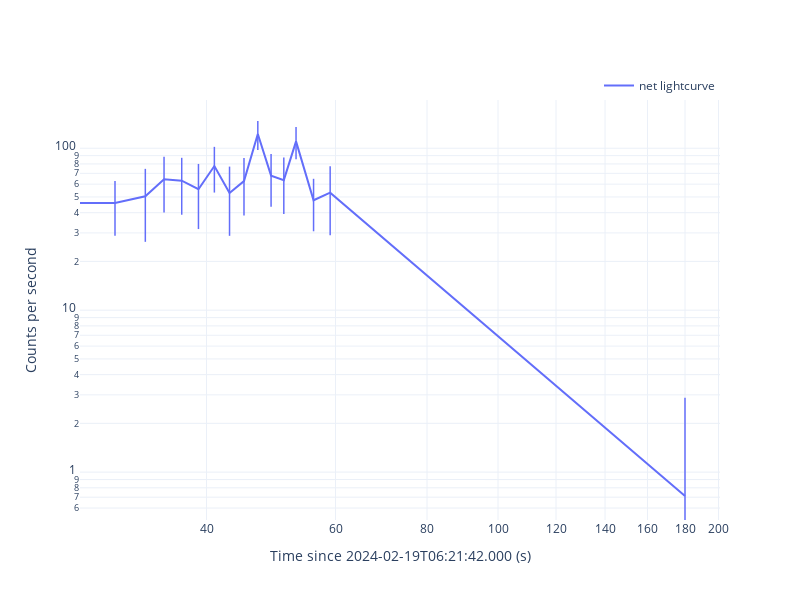

Notebook code for this chart:
### Code cell
gbm_tte.extract_rebin_curve(min_sigma=2, savepath='./n9/curve', loglog=True, show=True)

### Figure 1 — Plotly figure (JSON) as saved in the notebook; plotly's stock layout.template omitted (floating-point values rounded to 4 significant figures)
{"data": [{"error_y": {"array": [2.201, 16.99, 24.08, 24.23, 24.22, 24.14, 24.37, 24.12, 24.22, 24.83, 24.28, 24.23, 24.71, 17.02, 24.13, 2.169], "thickness": 1.5, "type": "data", "width": 0}, "marker": {"size": 0, "symbol": "cross-thin"}, "mode": "lines+markers", "name": "net lightcurve", "showlegend": true, "type": "scatter", "x": [-86, 30, 33, 35, 37, 39, 41, 43, 45, 47, 49, 51, 53, 56, 59, 180], "y": [4.506, 45.85, 50.51, 64.29, 63.06, 55.84, 77.62, 52.9, 62.68, 122.5, 67.74, 63.52, 110.3, 47.73, 53.15, 0.7121]}], "layout": {"height": 600, "legend": {"x": 1, "xanchor": "right", "y": 1, "yanchor": "bottom"}, "width": 800, "xaxis": {"title": {"text": "Time since 2024-02-19T06:21:42.000 (s)"}, "type": "log"}, "yaxis": {"title": {"text": "Counts per second"}, "type": "log"}}}
